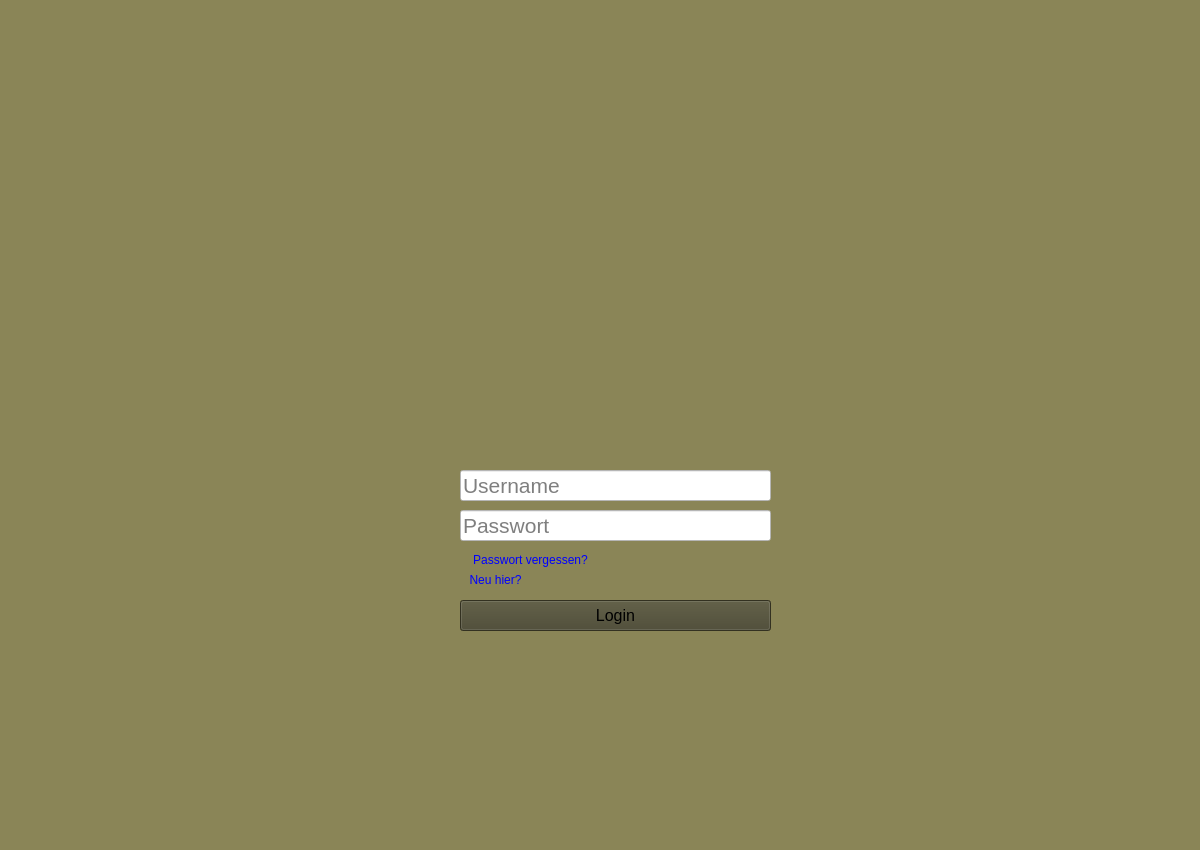
<?xml version="1.0" encoding="UTF-8"?>
<ui version="4.0">
 <class>loginView</class>
 <widget class="QWidget" name="loginView">
  <property name="geometry">
   <rect>
    <x>0</x>
    <y>0</y>
    <width>1200</width>
    <height>850</height>
   </rect>
  </property>
  <property name="sizePolicy">
   <sizepolicy hsizetype="Fixed" vsizetype="Fixed">
    <horstretch>0</horstretch>
    <verstretch>0</verstretch>
   </sizepolicy>
  </property>
  <property name="windowIcon">
   <iconset resource="../src/resources/images/ressourcesETanks.qrc">
    <normaloff>:/background/menuBackground/eTanksTitle.png</normaloff>:/background/menuBackground/eTanksTitle.png</iconset>
  </property>
  <property name="styleSheet">
   <string notr="true">background: #8A8557;
</string>
  </property>
  <widget class="QLineEdit" name="usernameTextfield">
   <property name="geometry">
    <rect>
     <x>460</x>
     <y>470</y>
     <width>311</width>
     <height>31</height>
    </rect>
   </property>
   <property name="sizePolicy">
    <sizepolicy hsizetype="Fixed" vsizetype="Fixed">
     <horstretch>0</horstretch>
     <verstretch>0</verstretch>
    </sizepolicy>
   </property>
   <property name="font">
    <font>
     <pointsize>16</pointsize>
    </font>
   </property>
   <property name="styleSheet">
    <string notr="true">background: white;
    </string>
   </property>
   <property name="placeholderText">
    <string>Username</string>
   </property>
  </widget>
  <widget class="QLineEdit" name="passwortField">
   <property name="geometry">
    <rect>
     <x>460</x>
     <y>510</y>
     <width>311</width>
     <height>31</height>
    </rect>
   </property>
   <property name="sizePolicy">
    <sizepolicy hsizetype="Fixed" vsizetype="Fixed">
     <horstretch>0</horstretch>
     <verstretch>0</verstretch>
    </sizepolicy>
   </property>
   <property name="font">
    <font>
     <pointsize>16</pointsize>
    </font>
   </property>
   <property name="styleSheet">
    <string notr="true">background: white;
    </string>
   </property>
   <property name="placeholderText">
    <string>Passwort</string>
   </property>
  </widget>
  <widget class="QPushButton" name="loginButton">
   <property name="enabled">
    <bool>true</bool>
   </property>
   <property name="geometry">
    <rect>
     <x>460</x>
     <y>600</y>
     <width>311</width>
     <height>31</height>
    </rect>
   </property>
   <property name="sizePolicy">
    <sizepolicy hsizetype="Fixed" vsizetype="Fixed">
     <horstretch>0</horstretch>
     <verstretch>0</verstretch>
    </sizepolicy>
   </property>
   <property name="font">
    <font>
     <pointsize>12</pointsize>
    </font>
   </property>
   <property name="styleSheet">
    <string notr="true">background-color: #47452E;
border-color: #111111;
 </string>
   </property>
   <property name="text">
    <string>Login</string>
   </property>
   <property name="autoDefault">
    <bool>false</bool>
   </property>
   <property name="flat">
    <bool>false</bool>
   </property>
  </widget>
  <widget class="QLabel" name="label">
   <property name="geometry">
    <rect>
     <x>0</x>
     <y>10</y>
     <width>1211</width>
     <height>791</height>
    </rect>
   </property>
   <property name="sizePolicy">
    <sizepolicy hsizetype="Fixed" vsizetype="Fixed">
     <horstretch>0</horstretch>
     <verstretch>0</verstretch>
    </sizepolicy>
   </property>
   <property name="styleSheet">
    <string notr="true">border-image: url(:/background/menuBackground/eTanksTitle.png) 0 0 0 0 stretch stretch;</string>
   </property>
   <property name="text">
    <string/>
   </property>
  </widget>
  <widget class="QPushButton" name="forgetPasswordButton">
   <property name="geometry">
    <rect>
     <x>460</x>
     <y>550</y>
     <width>141</width>
     <height>20</height>
    </rect>
   </property>
   <property name="font">
    <font>
     <kerning>false</kerning>
    </font>
   </property>
   <property name="styleSheet">
    <string notr="true">color: blue
</string>
   </property>
   <property name="text">
    <string>Passwort vergessen?</string>
   </property>
   <property name="flat">
    <bool>true</bool>
   </property>
  </widget>
  <widget class="QPushButton" name="openUserViewButton">
   <property name="geometry">
    <rect>
     <x>460</x>
     <y>570</y>
     <width>71</width>
     <height>20</height>
    </rect>
   </property>
   <property name="font">
    <font>
     <kerning>false</kerning>
    </font>
   </property>
   <property name="styleSheet">
    <string notr="true">color: blue
</string>
   </property>
   <property name="text">
    <string>Neu hier?</string>
   </property>
   <property name="flat">
    <bool>true</bool>
   </property>
  </widget>
  <zorder>label</zorder>
  <zorder>usernameTextfield</zorder>
  <zorder>passwortField</zorder>
  <zorder>loginButton</zorder>
  <zorder>forgetPasswordButton</zorder>
  <zorder>openUserViewButton</zorder>
 </widget>
 <resources>
  <include location="../src/resources/images/ressourcesETanks.qrc"/>
 </resources>
 <connections/>
</ui>
